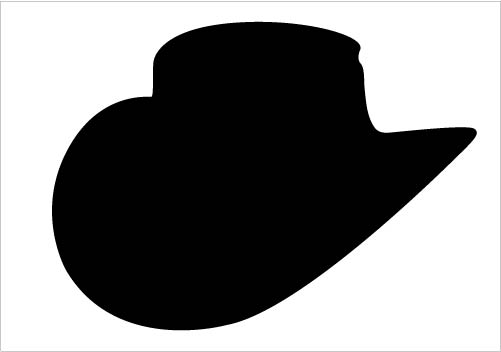
#> input picture ImageProcessing/Hat.jpg, 501 x 352 px
$ python Gamma.py Hat.jpg 1.0
#> lines starting #> are read from the running program, lines starting #| are printed output that depends on the picture; after the words box and inside, x2 and y2 are one past the last pixel; in counts of white or black regions, pixels touching at a corner belong together
#! /usr/bin/python

import cv2
import numpy as n
import sys

Name = sys.argv[1]
Gamma = float(sys.argv[2])
Img = cv2.imread(Name, 1)
#> Img is the input picture: shape (352, 501, 3); min 0, max 255, mean 134.8

def gammaCorrect(Img, Gamma, Channel, MaxChannel):
#> called with Gamma = 1, Channel = 0, MaxChannel = 255
    ChanImg = Img[:, :, Channel]
    Max = n.max(ChanImg)
#> Max = 255
    Min = n.min(ChanImg)
#> Min = 0
    RImg = (ChanImg - Min) / (Max - Min)
    RImg = RImg ** Gamma

    RImg = (RImg * (Max - Min)) + Min
    return RImg

NewImg = n.zeros(Img.shape)
NewImg[:, :, 0] = gammaCorrect(Img, Gamma, 0, 255)
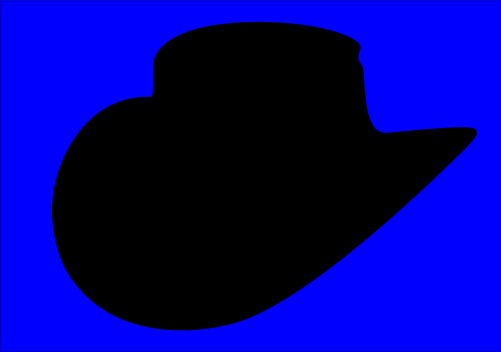
#> NewImg: shape (352, 501, 3) float64; mean B, G, R 134.8, 0, 0
NewImg[:, :, 1] = gammaCorrect(Img, Gamma, 1, 255)
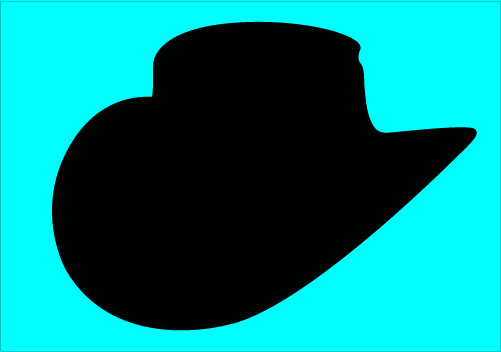
#> NewImg: shape (352, 501, 3) float64; mean B, G, R 134.8, 134.8, 0
NewImg[:, :, 2] = gammaCorrect(Img, Gamma, 2, 255)
print(NewImg.shape)
#| (352, 501, 3)

HSVImg = cv2.cvtColor(Img, cv2.COLOR_BGR2HSV)
#> HSVImg: shape (352, 501, 3); mean H, S, V 0, 0, 134.8
HSVImg[:, :, 2] = gammaCorrect(HSVImg, Gamma, 2, 255)
HSVImg = cv2.cvtColor(HSVImg, cv2.COLOR_HSV2BGR)

LABImg = cv2.cvtColor(Img, cv2.COLOR_BGR2LAB)
#> LABImg: shape (352, 501, 3); mean of channels 0, 1, 2 134.8, 128, 128
LABImg[:, :, 0] = gammaCorrect(LABImg, Gamma, 0, 255)
#LABImg[:, :, 1] = gammaCorrect(LABImg, Gamma, 1, 255)
#LABImg[:, :, 2] = gammaCorrect(LABImg, Gamma, 2, 255)
LABImg = cv2.cvtColor(LABImg, cv2.COLOR_LAB2BGR)

NewImg = n.uint8(NewImg)
print("(", n.min(Img), ", ", n.max(Img), ")")
#| ( 0 ,  255 )
print("(", n.min(NewImg), ", ", n.max(NewImg), ")")
#| ( 0 ,  255 )


cv2.imshow("Original", Img)
cv2.imwrite("GammaHsv.png", HSVImg)
cv2.imwrite("GammaLAB.png", LABImg)
cv2.imwrite("GammaRGB.png", NewImg)
cv2.waitKey(0)
cv2.destroyAllWindows()

$ run again, on ImageProcessing/Bruxa.png
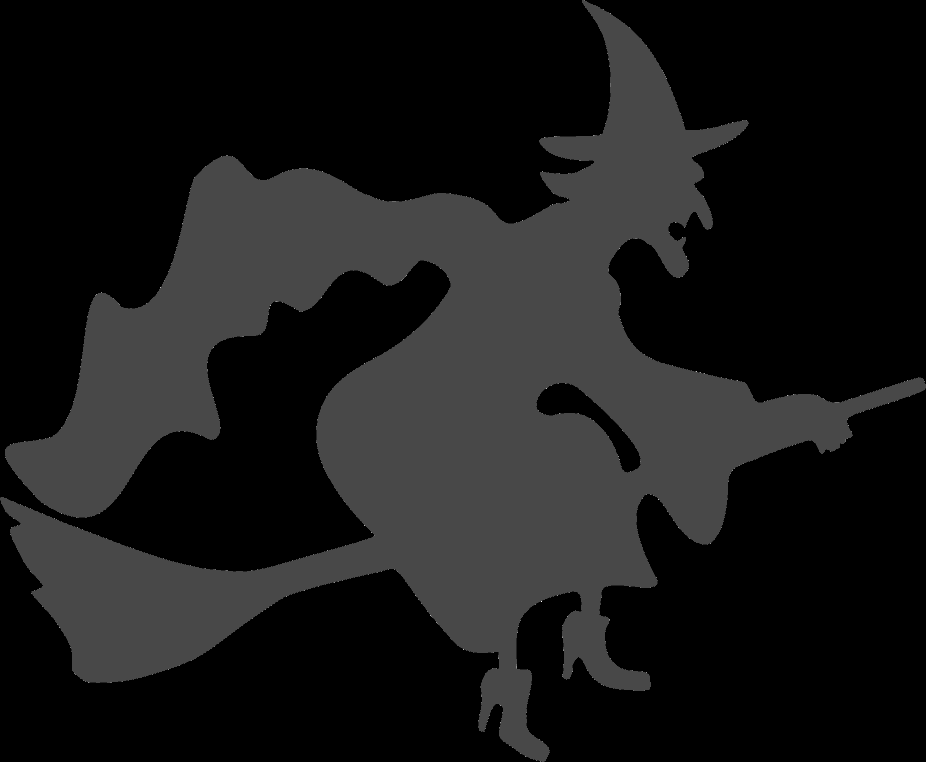
#> input picture ImageProcessing/Bruxa.png, 926 x 762 px, shrunk from 3200 x 2633 before the run
#> Img is the input picture: shape (762, 926, 3); min 0, max 7, mean 0.674
#> Max = 7
#> Min = 0
#> `NewImg[:, :, 1] = gammaCorrect(Img, Gamma, 1, 255)`:
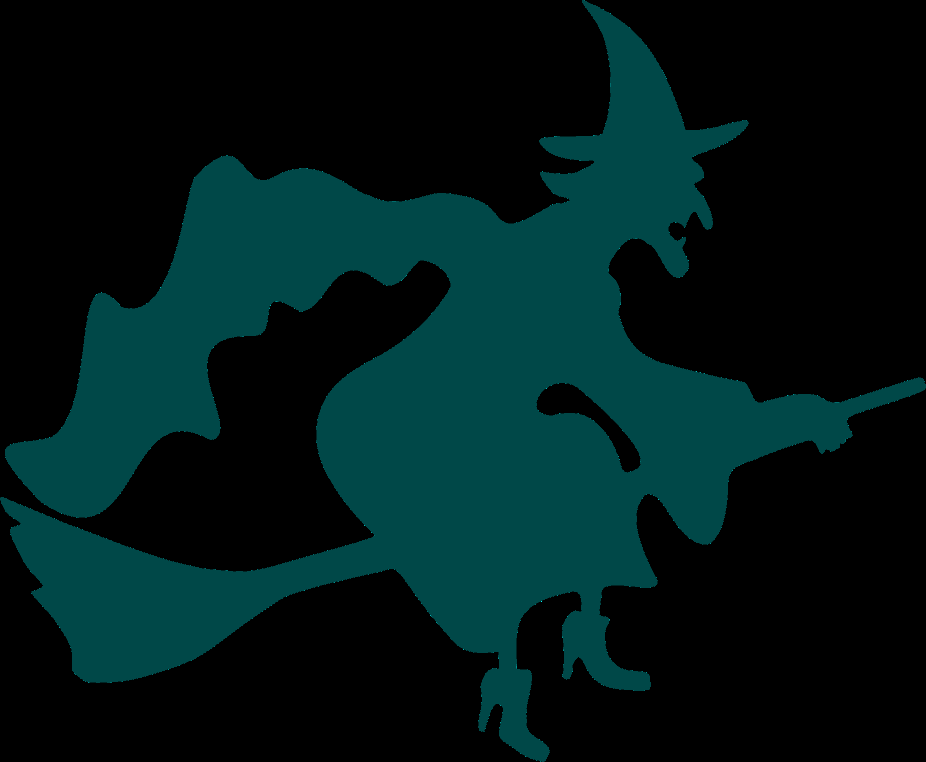
#> NewImg: shape (762, 926, 3) float64; mean B, G, R 0.674, 0.674, 0; drawn with min black and max white
#| (762, 926, 3)
#> HSVImg: shape (762, 926, 3); mean H, S, V 0, 0, 0.674
#> in gammaCorrect (call 5), `ChanImg = Img[:, :, Channel]`:
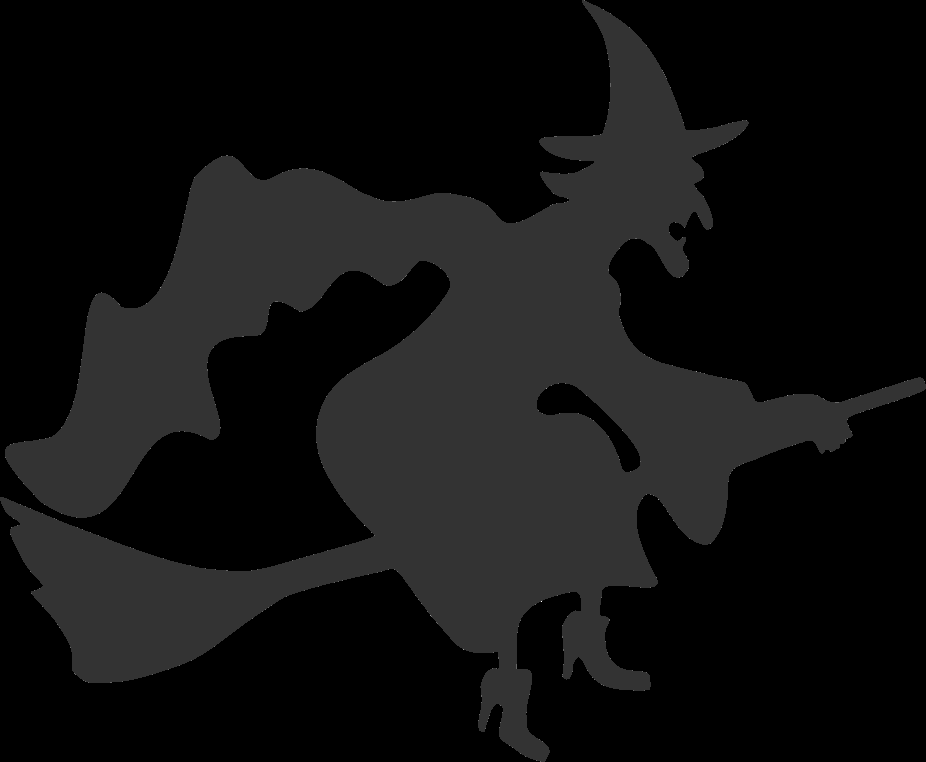
#> ChanImg: shape (762, 926); min 0, max 5, mean 0.338; drawn with min black and max white
#> Max = 5
#| ( 0 ,  7 )
#| ( 0 ,  7 )

$ run again, on ImageProcessing/Deer.png
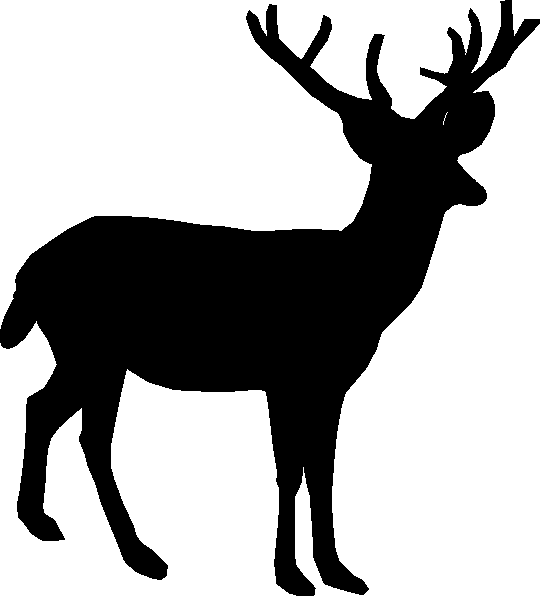
#> input picture ImageProcessing/Deer.png, 540 x 596 px
#> Img is the input picture: shape (596, 540, 3); 67.2% white; 1 black region, box (x1, y1, x2, y2) and area: (0, 0, 540, 596) 105470
#> Max = 255
#> Min = 0
#> `NewImg[:, :, 0] = gammaCorrect(Img, Gamma, 0, 255)`:
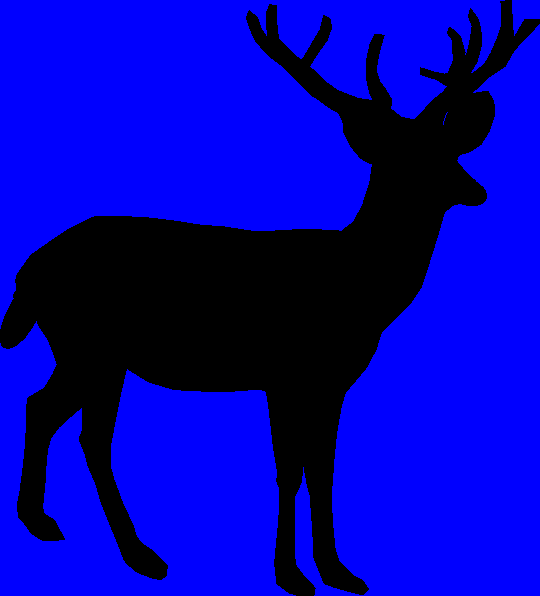
#> NewImg: shape (596, 540, 3) float64; mean B, G, R 171.4, 0, 0
#> `NewImg[:, :, 1] = gammaCorrect(Img, Gamma, 1, 255)`:
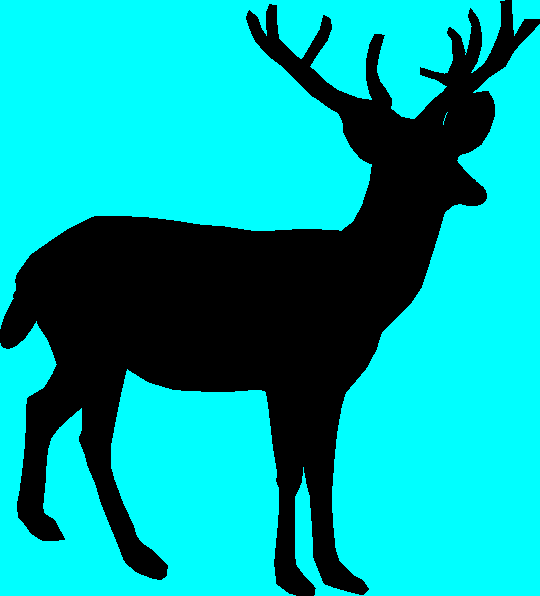
#> NewImg: shape (596, 540, 3) float64; mean B, G, R 171.4, 171.4, 0
#| (596, 540, 3)
#> HSVImg: shape (596, 540, 3); mean H, S, V 0, 0, 171.4
#> LABImg: shape (596, 540, 3); mean of channels 0, 1, 2 171.4, 128, 128
#| ( 0 ,  255 )
#| ( 0 ,  255 )

$ run again, on ImageProcessing/Landscape.png
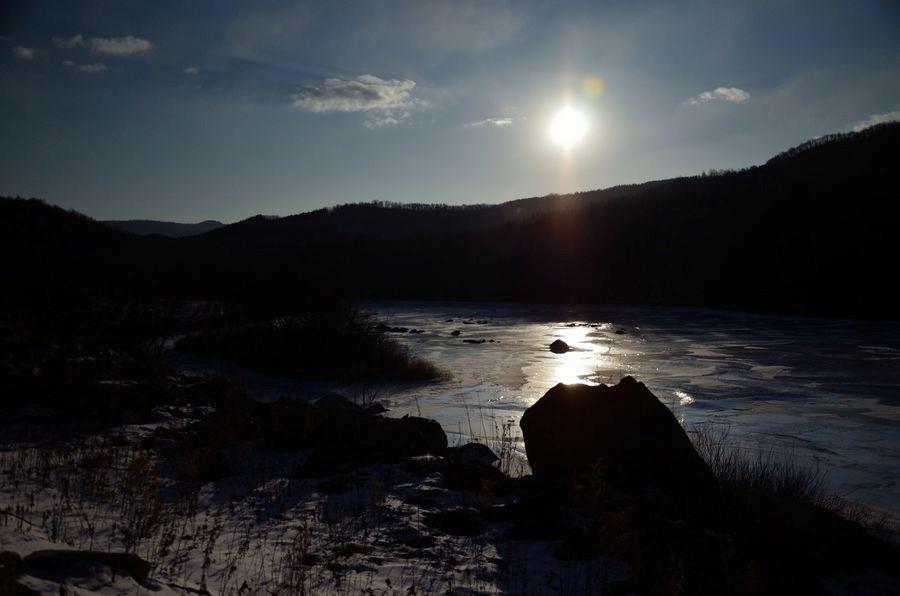
#> input picture ImageProcessing/Landscape.png, 900 x 596 px
#> Img is the input picture: shape (596, 900, 3); mean B, G, R 51.7, 48, 45.7
#> Max = 255
#> Min = 0
#> `NewImg[:, :, 1] = gammaCorrect(Img, Gamma, 1, 255)`:
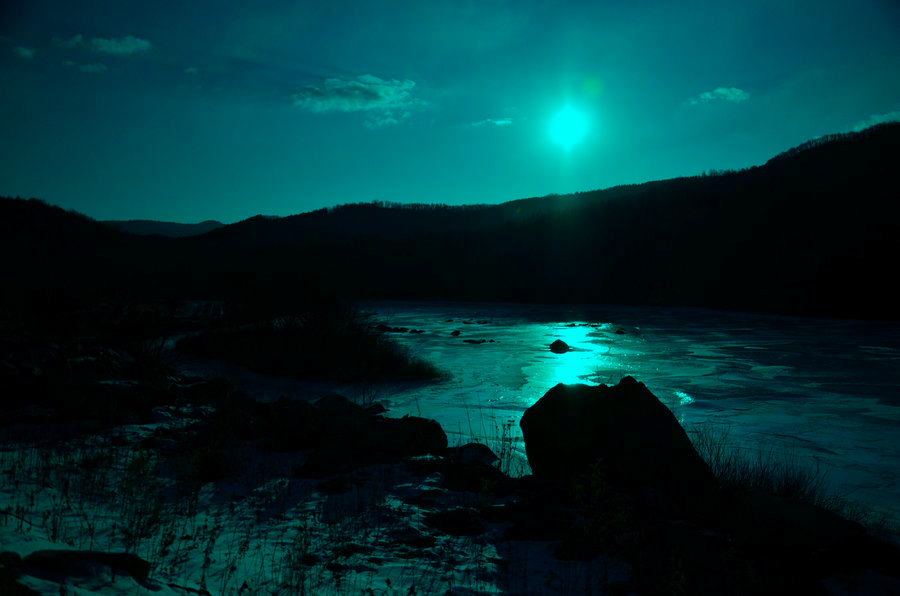
#> NewImg: shape (596, 900, 3) float64; mean B, G, R 51.7, 48, 0
#> in gammaCorrect (call 3), `ChanImg = Img[:, :, Channel]`:
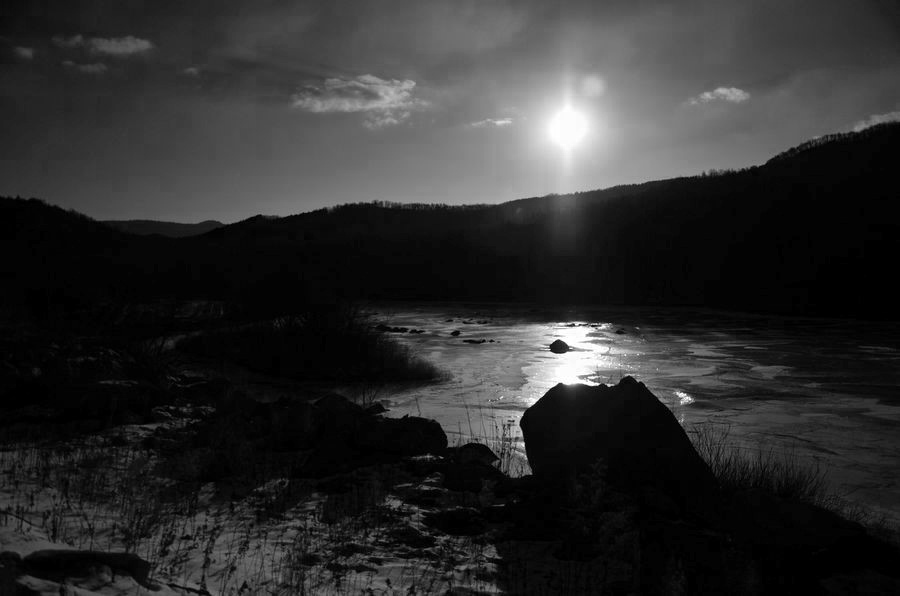
#> ChanImg: shape (596, 900); min 0, max 255, mean 45.7
#| (596, 900, 3)
#| ( 0 ,  255 )
#| ( 0 ,  255 )
